Frame 1 (no input): blank canvas, image omitted
Frame 60 (the mouse pressed at the canvas centre just before this capture): blank canvas, image omitted
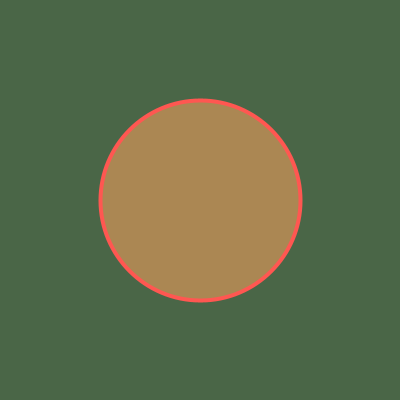
Frame 120 (the mouse held since frame 60 and released just before this capture)

The Processing sketch whose frames 1 and 60 were blank and that drew this single picture after the mouse press (run headless with seeded random() and noise(); from frame 60 on, the mouse is pressed at the canvas centre):

// Processing sketch: processing_140405
// ── processing_140405.pde

// base example for color experiments
// AW, March 2014

color c1,c2,c3; // FÃ¼llfarbe, Linienfarbe, Hintergrundfarbe

void setup() {
  defineColors();
  background(c2);
  size(400,400);
  strokeWeight(4);  
}

void draw() {
  fill(c1);
  stroke(c3);
  ellipse(mouseX, mouseY, abs(mouseX-pmouseX), abs(mouseX-pmouseX));
}
  
void defineColors() {
   c2 = color(74, 102, 71);
   c1 = color(171, 135, 83);
   c3 = color(255, 87, 81);  
}
